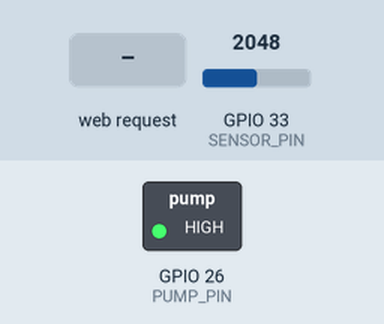
Recording of a sketch running on a simulated ESP32. Shown: switched loads named in the sketch (green lamp = pin HIGH). The inputs (shaded band) are chosen by the test bench; at power-on: GPIO 33 (SENSOR_PIN) = 2048. What the sketch prints to the serial monitor is not drawn.

Above: at 1.2 s.
1.3 s: GPIO 33 (SENSOR_PIN) set to 849
11.5 s: GPIO 33 (SENSOR_PIN) set to 731
At 21.4 s:
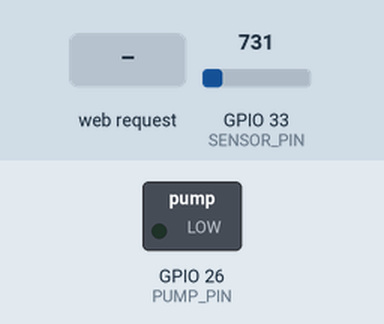
25.5 s: HTTP request GET /water received
At 31.2 s:
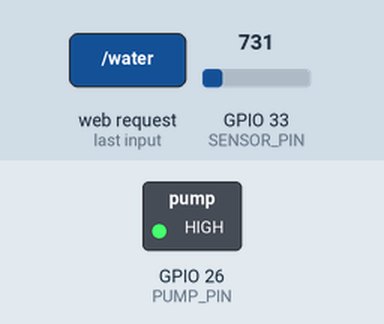
Timing chart, 0 to 32.7 s (numbered marks = the images above; inputs shaded):
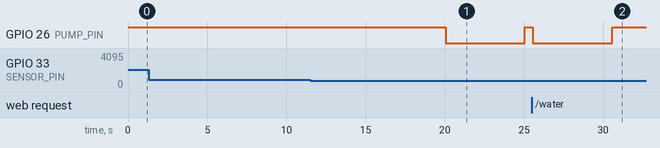

Measured:
- the behaviour switches between 801 and 800 on GPIO 33 (SENSOR_PIN) (found by bisection; images 0 and 1)
- after the input at 1.3 s, every drawn part: stays the same
- after the input at 11.5 s, GPIO 26 (PUMP_PIN): HIGH → LOW after 8.5 s, → HIGH 5.0 s later
- after the input at 25.5 s, GPIO 26 (PUMP_PIN): HIGH → LOW after 0.06 s, → HIGH 5.0 s later

The sketch:

Growtopia.ino
```cpp
#include <WiFi.h>
#include <WebServer.h>

// Pin definitions for sensor and pump
#define SENSOR_PIN 33    // Soil moisture sensor analog pin
#define PUMP_PIN   26    // Relay control pin for water pump

WebServer server(80);    // Create web server on port 80

// Global variables to track system state
int moisture = 0;              // Current moisture reading from sensor
bool pumpRunning = false;      // Track if pump is currently active
bool autoWateringEnabled = true; // Auto watering mode (true=enabled, false=disabled)

// Watering parameters
int DRY_THRESHOLD = 800;       // Moisture value below which soil is considered dry
int MIN_WATER_TIME = 5000;     // Minimum watering duration in milliseconds (5 seconds)

// Timing constants
const unsigned long MOISTURE_READ_INTERVAL = 10000;  // Read moisture every 10 seconds
const unsigned long WATERING_COOLDOWN = 1800000;       // 30 minute cooldown after auto watering

// For non-blocking pump control
unsigned long pumpStartTime = 0;
bool autoPumpActive = false;
unsigned long lastAutoWateringTime = 0;  // Track when last auto watering finished

// -----------------------------------------------------
//  ACCESS POINT SETUP
// -----------------------------------------------------
/**
 * Starts the ESP32 as a WiFi Access Point
 * Creates a network that phones/computers can connect to
 */
void startAccessPoint() {
  // Create WiFi network with name "ESP32_Plant" and password "12345678"
  WiFi.softAP("ESP32_Plant", "12345678");
  Serial.print("Connect to: http://");
  Serial.println(WiFi.softAPIP());  // Print the IP address to connect to
}

// -----------------------------------------------------
//  MOISTURE LEVEL FUNCTIONS
// -----------------------------------------------------
/**
 * Converts raw moisture sensor value to descriptive text
 * @param m Raw analog reading (0-4095)
 * @return String describing moisture level
 */
String getMoistureLevel(int m) {
  if (m <= DRY_THRESHOLD) return "DRY";        // Very dry soil - needs watering
  if (m <= 1600) return "MODERATE";            // Average moisture - OK
  if (m <= 2400) return "MOIST";               // Good moisture level
  if (m <= 3200) return "WET";                 // Very moist - no watering needed
  return "SATURATED";                          // Completely soaked
}

/**
 * Returns emoji icon based on moisture level for visual display
 * @param m Raw analog reading (0-4095)
 * @return String with appropriate emoji
 */
String getMoistureIcon(int m) {
  if (m <= DRY_THRESHOLD) return "💧";  // Water drop - indicates need for water
  if (m <= 1600) return "🌱";           // Plant - moderate condition
  if (m <= 2400) return "✅";           // Check mark - good condition
  if (m <= 3200) return "💦";           // Water waves - wet condition
  return "🌊";                          // Ocean wave - saturated
}

// -----------------------------------------------------
//  PUMP CONTROL FUNCTIONS
// -----------------------------------------------------
/**
 * Turns the water pump ON
 * Uses active-low logic (LOW signal activates relay)
 */
void turnPumpOn() {
  digitalWrite(PUMP_PIN, LOW);   // Set pin LOW to activate relay
  pumpRunning = true;            // Update state flag
  Serial.println("Pump turned ON");
}

/**
 * Turns the water pump OFF
 * Uses active-low logic (HIGH signal deactivates relay)
 */
void turnPumpOff() {
  digitalWrite(PUMP_PIN, HIGH);  // Set pin HIGH to deactivate relay
  pumpRunning = false;           // Update state flag
  Serial.println("Pump turned OFF");
}

// -----------------------------------------------------
//  WEB SERVER HANDLERS
// -----------------------------------------------------
/**
 * Handles the main webpage request
 * Sends HTML interface to the client browser
 */
void handleRoot() {
  String html = R"rawliteral(
<!DOCTYPE HTML><html>
<head>
<title>Plant Monitor</title>
<meta name="viewport" content="width=device-width, initial-scale=1">
<style>
body {
  font-family: 'Arial', sans-serif;
  text-align: center;
  padding: 20px;
  background-color: #e8f5e8; /* Pastel green background */
  margin: 0;
  min-height: 100vh;
}

.container {
  max-width: 500px;
  margin: 0 auto;
}

.card {
  background: white;
  padding: 20px;
  margin: 15px 0;
  border-radius: 15px;
  border: 2px solid #c8e6c9; /* Light green border */
  box-shadow: 0 4px 8px rgba(0,0,0,0.1);
  transition: transform 0.2s ease;
}

.card:hover {
  transform: translateY(-2px);
  box-shadow: 0 6px 12px rgba(0,0,0,0.15);
}

.moisture-value {
  font-size: 3em;
  margin: 10px 0;
}

.moisture-level {
  font-size: 1.4em;
  font-weight: bold;
  color: #2e7d32;
  margin: 10px 0;
}

button {
  padding: 12px 20px;
  margin: 8px;
  border: none;
  border-radius: 8px;
  font-size: 16px;
  font-weight: bold;
  cursor: pointer;
  transition: all 0.3s ease;
  border: 2px solid transparent;
}

button:hover {
  transform: scale(1.05);
}

.auto-on {
  background: #4caf50;
  color: white;
  border: 2px solid #388e3c;
}

.auto-off {
  background: #f44336;
  color: white;
  border: 2px solid #d32f2f;
}

.cooldown {
  background: #ffb74d;
  color: white;
  padding: 8px 12px;
  border-radius: 8px;
  font-size: 14px;
  border: 2px solid #f57c00;
  display: inline-block;
  margin-top: 10px;
}

.status-box {
  padding: 12px;
  border-radius: 8px;
  margin: 10px 0;
  font-weight: bold;
  border: 2px solid;
}

.pump-running {
  background: #ffebee;
  color: #c62828;
  border-color: #ef5350;
}

.pump-off {
  background: #e8f5e8;
  color: #2e7d32;
  border-color: #4caf50;
}

.auto-enabled {
  background: #e8f5e8;
  color: #2e7d32;
  border-color: #4caf50;
}

.auto-disabled {
  background: #ffebee;
  color: #c62828;
  border-color: #ef5350;
}

h1 {
  color: #2e7d32;
  margin-bottom: 10px;
  text-shadow: 1px 1px 2px rgba(0,0,0,0.1);
}

.subtitle {
  color: #558b2f;
  margin-bottom: 30px;
  font-style: italic;
}
</style>
</head>
<body>

<div class="container">
  <h1>🌱 Plant Monitor</h1>
  <div class="subtitle">Smart Plant Care System</div>

  <!-- Moisture Status Card -->
  <div class="card">
    <h2>Soil Moisture</h2>
    <div class="moisture-value" id="moistureIcon">--</div>
    <div class="moisture-level" id="moistureLevel">Loading...</div>
    <div id="cooldownStatus"></div>
  </div>

  <!-- Auto Watering Control Card -->
  <div class="card">
    <h2>Auto Watering</h2>
    <div class="status-box" id="autoStatus">Loading...</div>
    <div>
      <button onclick="enableAutoWater()" id="autoOnBtn" class="auto-on">✅ Enable Auto</button>
      <button onclick="disableAutoWater()" id="autoOffBtn" class="auto-off">❌ Disable Auto</button>
    </div>
  </div>

  <!-- Manual Control Card -->
  <div class="card">
    <h2>Manual Control</h2>
    <div class="status-box" id="pumpStatus">Loading...</div>
    <button onclick="waterNow()" id="waterBtn">💧 Water Now</button>
  </div>
</div>

<script>
/**
 * Fetches current system data from ESP32 and updates the webpage
 */
function updateData() {
  fetch('/data').then(r => r.json()).then(data => {
    // Update moisture display
    document.getElementById('moistureIcon').textContent = data.icon;
    document.getElementById('moistureLevel').textContent = data.level;

    // Update pump status with styling
    let pumpElement = document.getElementById('pumpStatus');
    pumpElement.textContent = data.pumpRunning ? "🚰 PUMP RUNNING" : "💤 PUMP OFF";
    pumpElement.className = data.pumpRunning ? "status-box pump-running" : "status-box pump-off";

    // Update auto watering status with styling
    let autoElement = document.getElementById('autoStatus');
    autoElement.textContent = data.autoWatering ? "🔄 AUTO WATERING: ENABLED" : "⏸️ AUTO WATERING: DISABLED";
    autoElement.className = data.autoWatering ? "status-box auto-enabled" : "status-box auto-disabled";

    // Update cooldown status
    let cooldownElement = document.getElementById('cooldownStatus');
    if (data.inCooldown) {
      cooldownElement.textContent = "⏳ Cooldown: " + data.cooldownLeft + "s remaining";
      cooldownElement.className = "cooldown";
    } else {
      cooldownElement.textContent = "";
    }

    // Enable/disable buttons based on current state
    document.getElementById('waterBtn').disabled = data.pumpRunning;
    document.getElementById('autoOnBtn').disabled = data.autoWatering;
    document.getElementById('autoOffBtn').disabled = !data.autoWatering;

    // Style disabled buttons
    document.getElementById('waterBtn').style.opacity = data.pumpRunning ? "0.6" : "1";
    document.getElementById('autoOnBtn').style.opacity = data.autoWatering ? "0.6" : "1";
    document.getElementById('autoOffBtn').style.opacity = !data.autoWatering ? "0.6" : "1";
  });
}

// Button click handlers - send commands to ESP32
function waterNow() { fetch('/water'); }
function enableAutoWater() { fetch('/auto/on'); }
function disableAutoWater() { fetch('/auto/off'); }

// Update data every 3 seconds and initialize
setInterval(updateData, 3000);
updateData();
</script>

</body></html>
)rawliteral";

  server.send(200, "text/html", html);  // Send HTML to client
}

/**
 * Provides current system data in JSON format for the webpage
 * Called by JavaScript every 3 seconds to update the interface
 */
void handleData() {
  // Calculate cooldown time left
  int cooldownLeft = 0;
  bool inCooldown = false;

  if (lastAutoWateringTime > 0) {
    unsigned long cooldownRemaining = WATERING_COOLDOWN - (millis() - lastAutoWateringTime);
    if (cooldownRemaining > 0 && cooldownRemaining <= WATERING_COOLDOWN) {
      inCooldown = true;
      cooldownLeft = cooldownRemaining / 1000;
    }
  }

  // Build JSON response with current system state
  String json = "{";
  json += "\"level\":\"" + getMoistureLevel(moisture) + "\",";      // Moisture text
  json += "\"icon\":\"" + getMoistureIcon(moisture) + "\",";        // Moisture emoji
  json += "\"pumpRunning\":" + String(pumpRunning ? "true" : "false") + ",";  // Pump state
  json += "\"autoWatering\":" + String(autoWateringEnabled ? "true" : "false") + ","; // Auto mode
  json += "\"inCooldown\":" + String(inCooldown ? "true" : "false") + ","; // Cooldown state
  json += "\"cooldownLeft\":" + String(cooldownLeft); // Cooldown time left
  json += "}";
  server.send(200, "application/json", json);  // Send JSON data
}

/**
 * Handles manual watering request from web interface
 * Turns pump on for fixed duration then automatically turns off
 */
void handleWater() {
  if (!pumpRunning) {
    Serial.println("Manual watering started");
    turnPumpOn();
    server.send(200, "text/plain", "OK");  // Acknowledge request

    // Keep pump running for minimum watering time
    unsigned long startTime = millis();
    while (millis() - startTime < MIN_WATER_TIME) {
      delay(100);  // Small delay to prevent blocking
    }

    turnPumpOff();
    Serial.println("Manual watering stopped");
  }
}

/**
 * Enables automatic watering mode
 * System will automatically water when soil is dry
 */
void handleAutoOn() {
  autoWateringEnabled = true;
  server.send(200, "text/plain", "OK");
  Serial.println("Auto watering ENABLED");
}

/**
 * Disables automatic watering mode
 * System will only monitor moisture, not water automatically
 */
void handleAutoOff() {
  autoWateringEnabled = false;
  server.send(200, "text/plain", "OK");
  Serial.println("Auto watering DISABLED");
}

// -----------------------------------------------------
//  ARDUINO SETUP FUNCTION - RUNS ONCE AT STARTUP
// -----------------------------------------------------
void setup() {
  Serial.begin(115200);           // Start serial communication for debugging
  pinMode(PUMP_PIN, OUTPUT);      // Set pump pin as output
  turnPumpOff();                  // Ensure pump starts in OFF state

  Serial.println("🌱 Plant Watering System Starting...");
  Serial.println("📊 Moisture reading interval: 10 seconds");
  Serial.println("❄️ Watering cooldown: 30 seconds");

  startAccessPoint();             // Create WiFi access point

  // Register URL handlers for web server
  server.on("/", handleRoot);         // Main webpage
  server.on("/data", handleData);     // JSON data endpoint
  server.on("/water", handleWater);   // Manual watering
  server.on("/auto/on", handleAutoOn);  // Enable auto mode
  server.on("/auto/off", handleAutoOff); // Disable auto mode

  server.begin();                 // Start web server
  Serial.println("✅ Web server started - System Ready!");
}

// -----------------------------------------------------
//  ARDUINO LOOP FUNCTION - RUNS REPEATEDLY
// -----------------------------------------------------
void loop() {
  server.handleClient();  // Handle incoming web requests

  // Handle automatic pump timing (non-blocking)
  if (autoPumpActive && pumpRunning) {
    if (millis() - pumpStartTime >= MIN_WATER_TIME) {
      turnPumpOff();
      autoPumpActive = false;
      lastAutoWateringTime = millis();  // Start cooldown period
      Serial.println("✅ Auto watering completed - Cooldown started");
    }
  }

  // Read moisture sensor every 10 seconds (optimized for battery/power)
  static unsigned long lastMoistureRead = 0;
  if (millis() - lastMoistureRead > MOISTURE_READ_INTERVAL) {
    moisture = analogRead(SENSOR_PIN);  // Read current moisture level
    lastMoistureRead = millis();        // Update last read time

    Serial.print("📊 Moisture reading: ");
    Serial.print(moisture);
    Serial.print(" - ");
    Serial.println(getMoistureLevel(moisture));

    // Check if we're in cooldown period after auto watering
    bool inCooldown = (lastAutoWateringTime > 0) &&
                     (millis() - lastAutoWateringTime < WATERING_COOLDOWN);

    /**
     * Automatic watering logic:
     * - Only if auto watering is enabled
     * - Only if pump is not already running
     * - Only if soil is dry (below threshold)
     * - Only if NOT in cooldown period
     */
    if (autoWateringEnabled && !pumpRunning && moisture <= DRY_THRESHOLD && !inCooldown) {
      Serial.println("🔄 Auto watering activated - Dry soil detected");
      turnPumpOn();
      pumpStartTime = millis();
      autoPumpActive = true;
    } else if (inCooldown) {
      Serial.println("⏳ Cooldown active - Auto watering paused");
    }
  }

  delay(100);  // Small delay to prevent overwhelming the processor
}
```
